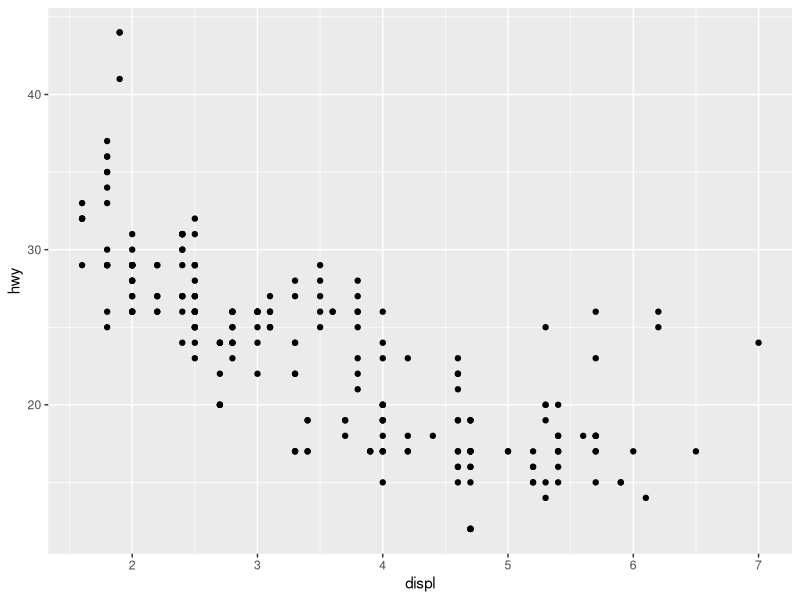
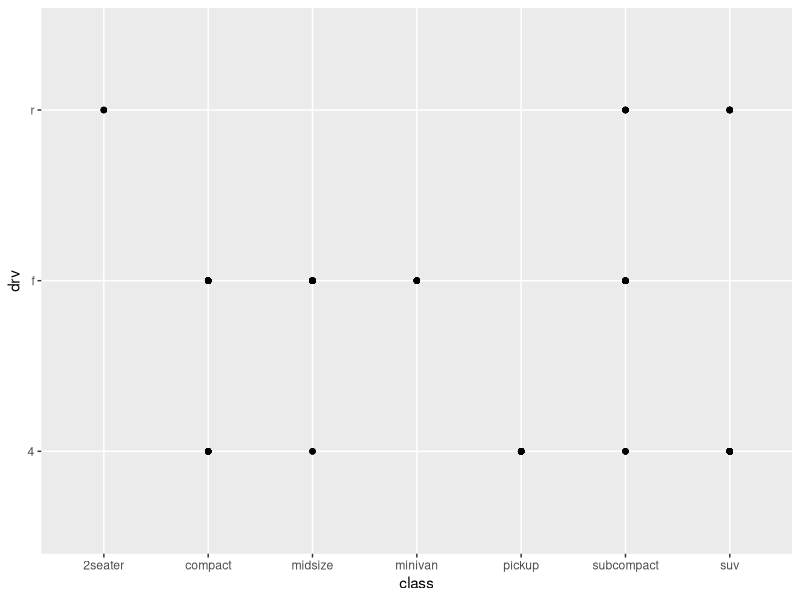
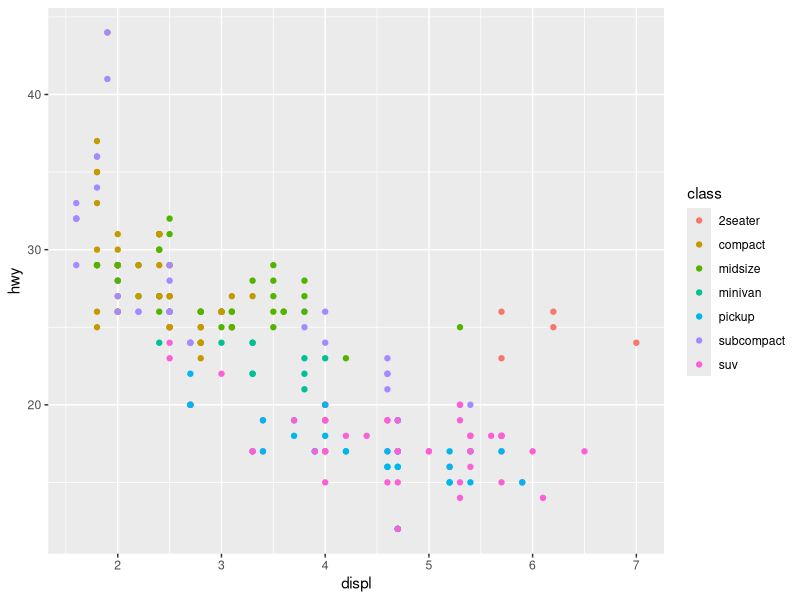
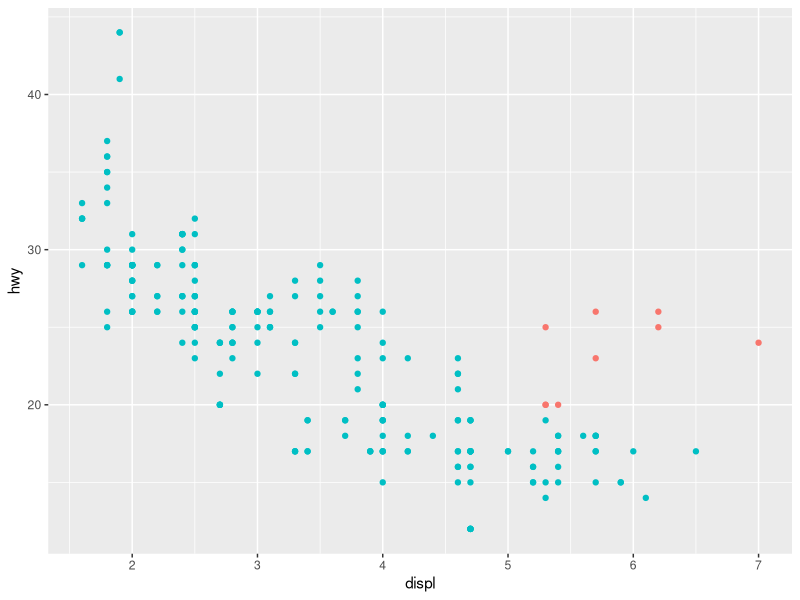
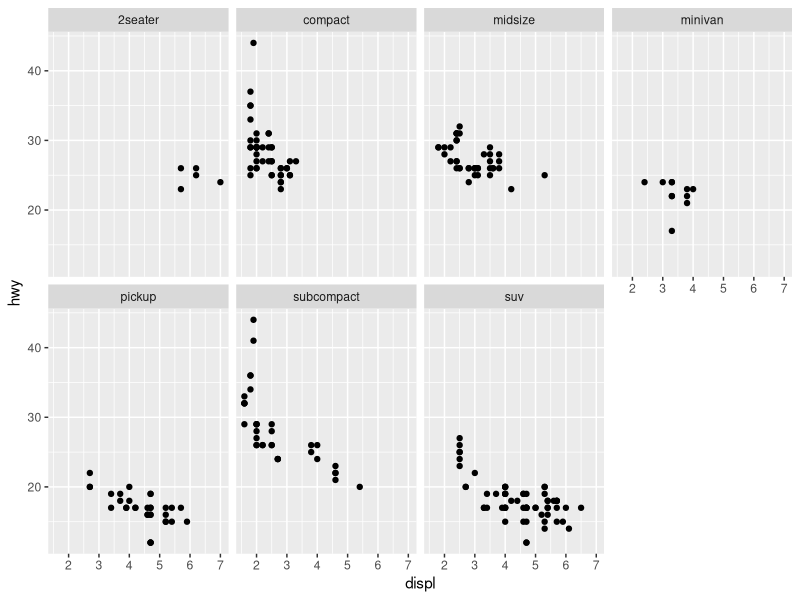
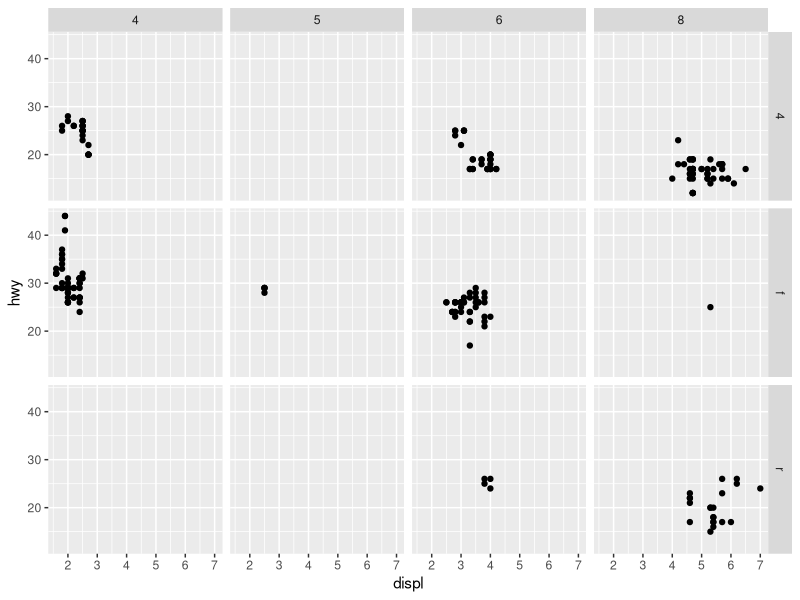
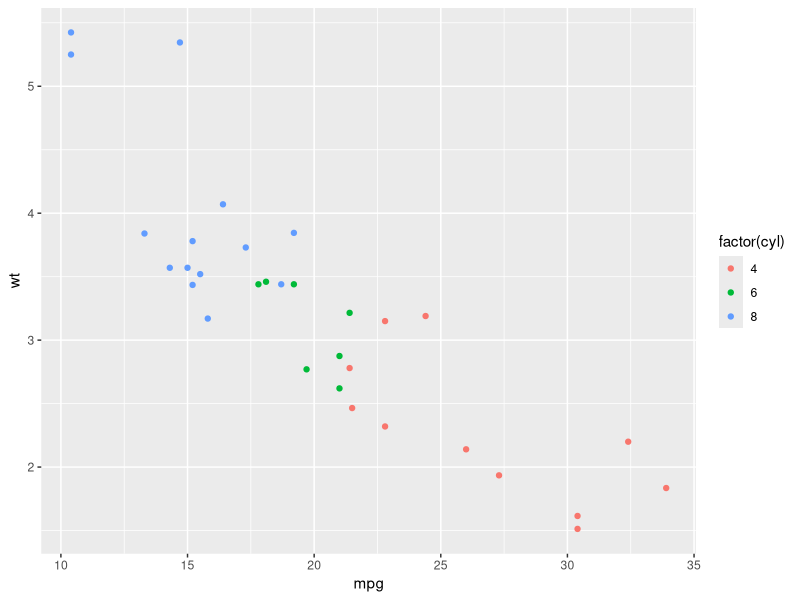

Here is the R script that generated these plots, in order:
library(tidyverse)

data_mpg <- as_tibble(mpg)

head(mpg)

ggplot(data = mpg) + 
  geom_point(mapping = aes(x = displ, y = hwy))

ggplot(data = mpg) + 
  geom_point(mapping = aes(x = class, y = drv))

ggplot(data = mpg) + 
  geom_point(mapping = aes(x = displ, y = hwy, color = class))

ggplot(data=mpg) + 
  geom_point(mapping = aes(x = displ, y = hwy, colour = displ<5 | hwy<20), show.legend = FALSE)

ggplot(data = mpg)+
  geom_point(mapping = aes(displ, hwy)) +
  facet_wrap(~class, nrow = 2)

ggplot(data = mpg)+
  geom_point(mapping = aes(displ, hwy)) +
  facet_grid(drv~cyl)

small <- subset(mtcars, cyl == 4)
big <- subset(mtcars, cyl > 4)


ggplot(mtcars, aes(mpg, wt, colour = factor(cyl))) +
  geom_point()+
  lims()

1+1
